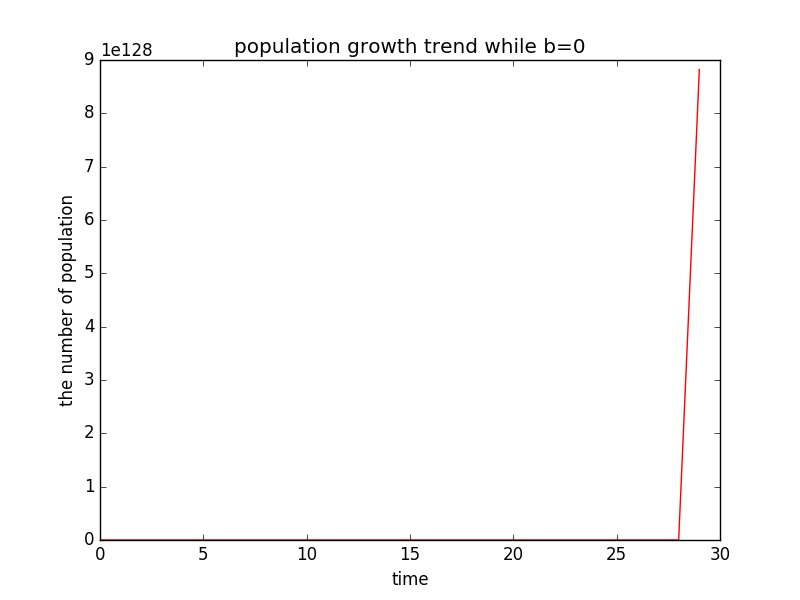

The Python source for this figure:
 import numpy as np
 import matplotlib.pyplot as plt
 t=np.arange(0,30,1)
 y=1000*np.exp(10*t)
 
 plt.plot(t,y,'r')
 plt.title('population growth trend while b=0')
 plt.xlabel('time')
 plt.ylabel('the number of population')
 plt.show()
